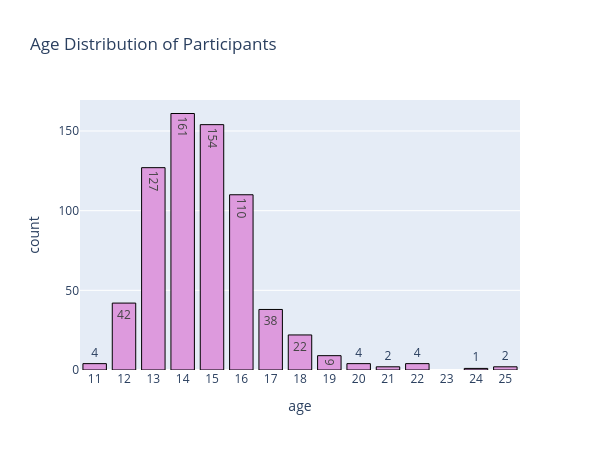

Write notebook code for a chart like this one.
### Markdown cell above
More than 80% of all participants are of age 13 - 16

### Code cell
bar_age = px.bar(age_df, x='age', y='count', text='count',
       title="Age Distribution of Participants")
# hist_age = px.histogram(participants, x="age", 
#              title="Age Distribution of Participants")
bar_age.update_layout(bargap=0.2, width=600, height=450)
bar_age.update_xaxes(dtick=1)
bar_age.update_traces(marker=dict(color="#dd9add", line=dict(color='black', width=1)))

### Figure 1 — Plotly figure (JSON) as saved in the notebook; plotly's stock layout.template omitted (floating-point values rounded to 4 significant figures)
{"data": [{"hovertemplate": "age=%{x}<br>count=%{text}<extra></extra>", "legendgroup": "", "marker": {"color": "#dd9add", "line": {"color": "black", "width": 1}, "pattern": {"shape": ""}}, "name": "", "orientation": "v", "showlegend": false, "text": [161.0, 154.0, 127.0, 110.0, 42.0, 38.0, 22.0, 9.0, 4.0, 4.0, 4.0, 2.0, 2.0, 1.0], "textposition": "auto", "type": "bar", "x": [14, 15, 13, 16, 12, 17, 18, 19, 22, 20, 11, 25, 21, 24], "xaxis": "x", "y": [161, 154, 127, 110, 42, 38, 22, 9, 4, 4, 4, 2, 2, 1], "yaxis": "y"}], "layout": {"bargap": 0.2, "barmode": "relative", "height": 450, "legend": {"tracegroupgap": 0}, "title": {"text": "Age Distribution of Participants"}, "width": 600, "xaxis": {"anchor": "y", "domain": [0, 1], "dtick": 1, "title": {"text": "age"}}, "yaxis": {"anchor": "x", "domain": [0, 1], "title": {"text": "count"}}}}
